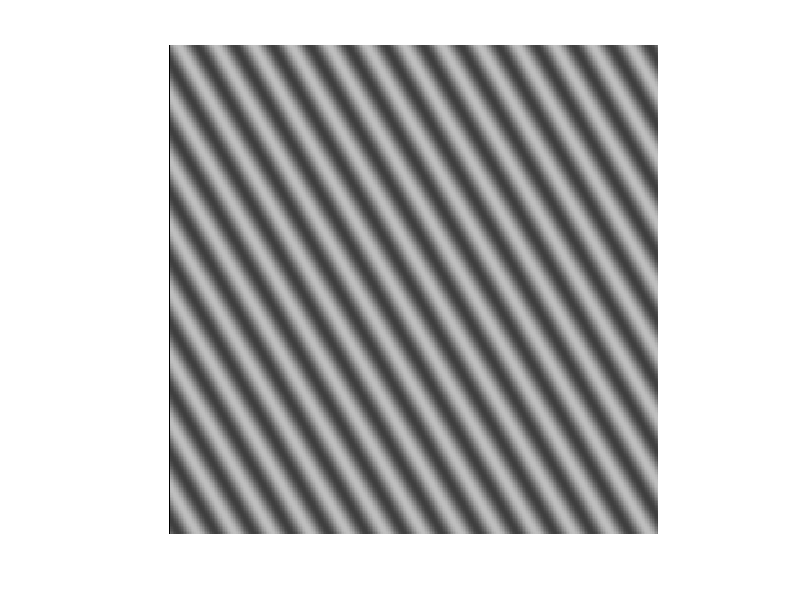
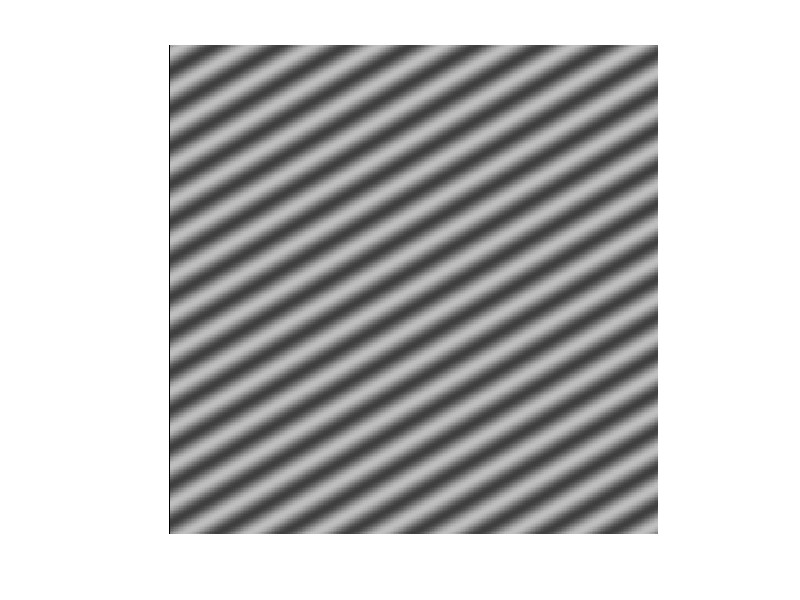

Write the MATLAB code that produced these figures, in order.
clear; close all;
C = 0.5; % コントラスト（今回は0.5）
f = 0.05; % 空間周波数（今回は0.05）
d1 = (-1/6)*pi;
d2 = (1/3)*pi;
L_0 = 128;
height = 300;
width = 300;
L_l30 = zeros(height,width);
L_r60 = zeros(height,width);


for x = 1:width
    for y = 1:height
        L_l30(y,x) = L_0 * (1 + C * sin(2 * pi * f*(y*sin(d1)+x*cos(d1))));
        L_r60(y,x) = L_0 * (1 + C * sin(2 * pi * f*(y*sin(d2)+x*cos(d2))));
    end
end

figure;
colormap(gray(256));
image(L_l30);
axis off;
axis image;

figure;
colormap(gray(256));
image(L_r60);
axis off;
axis image;